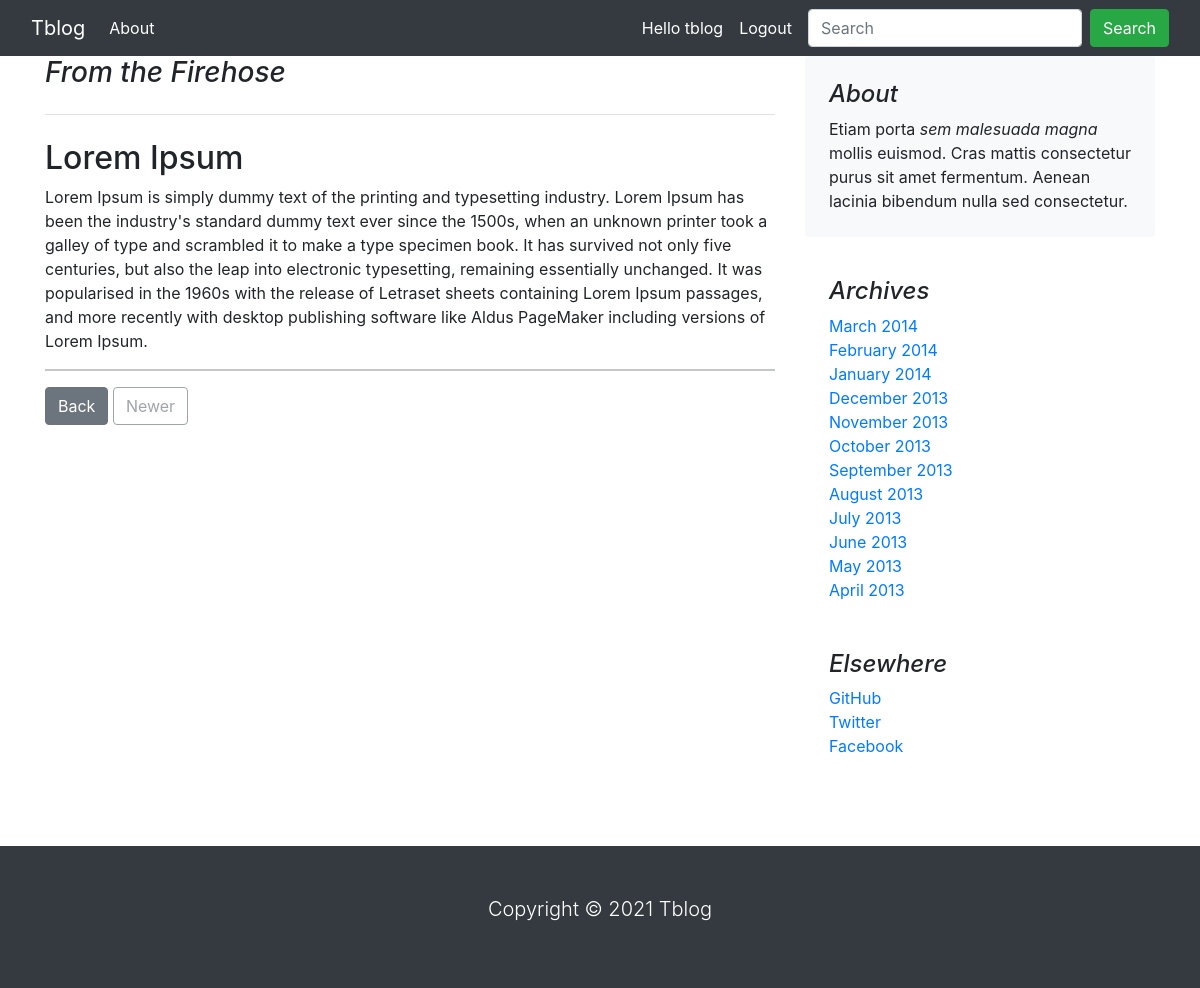
The page /about/ (signed in) on the database its author committed.
### blog/models.py (models this page shows)
class About(models.Model):
    title = models.CharField(max_length=150, unique=True)
    description = models.TextField()
    class Meta:
        verbose_name_plural = 'about'

### blog/views.py (the view)
# urls.py: path('about/', views.about, name='about'),
def about(request):
    all_about = About.objects.all()
    return render(request, 'blog/about.html', {'all_about': all_about})

### blog/context_processors.py (called while the page is built)
def menu_links(request):
    links = Category.objects.all()
    return dict(links=links)

### blog/templates/blog/about.html (shortened to what this page needs)
{% extends 'base.html' %}
{% block content %}
<main class="container">
    <div class="row">
        <div class="col-md-8">
            <h3 class="pb-4 mb-4 font-italic border-bottom">
                From the Firehose
            </h3>
            <article class="blog-post">
                {% for i in all_about %}
                <h2 class="blog-post-title">{{i.title}}</h2>
                <p class="blog-post-meta"> <a href="#"></a>{{i.description }}</p>
                <hr>
                {% endfor %}
            </article>
            <nav class="blog-pagination" aria-label="Pagination">
                <a class="btn btn-secondary" href="{% url 'home' %}">Back</a>
                <a class="btn btn-outline-secondary disabled" href="#" tabindex="-1" aria-disabled="true">Newer</a>
            </nav>
        </div>
        <div class="col-md-4">
            <div class="p-4 mb-3 bg-light rounded">
                <h4 class="font-italic">About</h4>
                <p class="mb-0">Etiam porta <em>sem malesuada magna</em> mollis euismod. Cras mattis consectetur purus
                    sit amet fermentum. Aenean lacinia bibendum nulla sed consectetur.</p>
            </div>
            <div class="p-4">
                <h4 class="font-italic">Archives</h4>
                <ol class="list-unstyled mb-0">
                    <li><a href="#">March 2014</a></li>
                    <li><a href="#">February 2014</a></li>
                    <li><a href="#">January 2014</a></li>
                    <li><a href="#">December 2013</a></li>
                    <li><a href="#">November 2013</a></li>
                    <li><a href="#">October 2013</a></li>
                    <li><a href="#">September 2013</a></li>
                    <li><a href="#">August 2013</a></li>
                    <li><a href="#">July 2013</a></li>
                    <li><a href="#">June 2013</a></li>
                    <li><a href="#">May 2013</a></li>
                    <li><a href="#">April 2013</a></li>
                </ol>
            </div>
            <div class="p-4">
                <h4 class="font-italic">Elsewhere</h4>
                <ol class="list-unstyled">
                    <li><a href="#">GitHub</a></li>
                    <li><a href="#">Twitter</a></li>
                    <li><a href="#">Facebook</a></li>
                </ol>
            </div>
        </div>
    </div>
</main>
{% endblock %}

### blog/templates/navbar.html (shortened to what this page needs)
<nav class="navbar navbar-expand-lg navbar-dark bg-dark">
  <div class="container-fluid">
    <a class="navbar-brand" href="{% url 'home' %}">Tblog</a>
    <div class="collapse navbar-collapse" id="navbarSupportedContent">
      <ul class="navbar-nav me-auto mb-2 mb-lg-0">
        <li class="nav-item">
          <a class="nav-link active" aria-current="page" href="{% url 'about' %}">About</a>
        </li>
      </ul>
      <span class="text-white">Hello {{request.user}}</span>
      <span class="nav-link"><a class="text-white" href="{% url 'logout' %}">Logout</a></span>
      <form class="d-flex">
        <input class="form-control me-2" type="search" placeholder="Search" aria-label="Search">
        <button class="btn btn-success" type="submit">Search</button>
      </form>
    </div>
  </div>
</nav>

### rows shown on the page
About: title "Lorem Ipsum", description "Lorem Ipsum is simply dummy text of the printing and typesetting industry. Lorem Ipsum has been the industry's standard dummy text ever since the 1500s, when an unknown printer took a galley of type and scrambled it to make a type specimen book. It has survived not only five centuries, but also the leap into electronic typesetting, remaining essentially unchanged. It was popularised in the 1960s with the release of Letraset sheets containing Lorem Ipsum passages, and more recently with desktop publishing software like Aldus PageMaker including versions of Lorem Ipsum."

### other values the page prints
{{ request.user }} "tblog"
